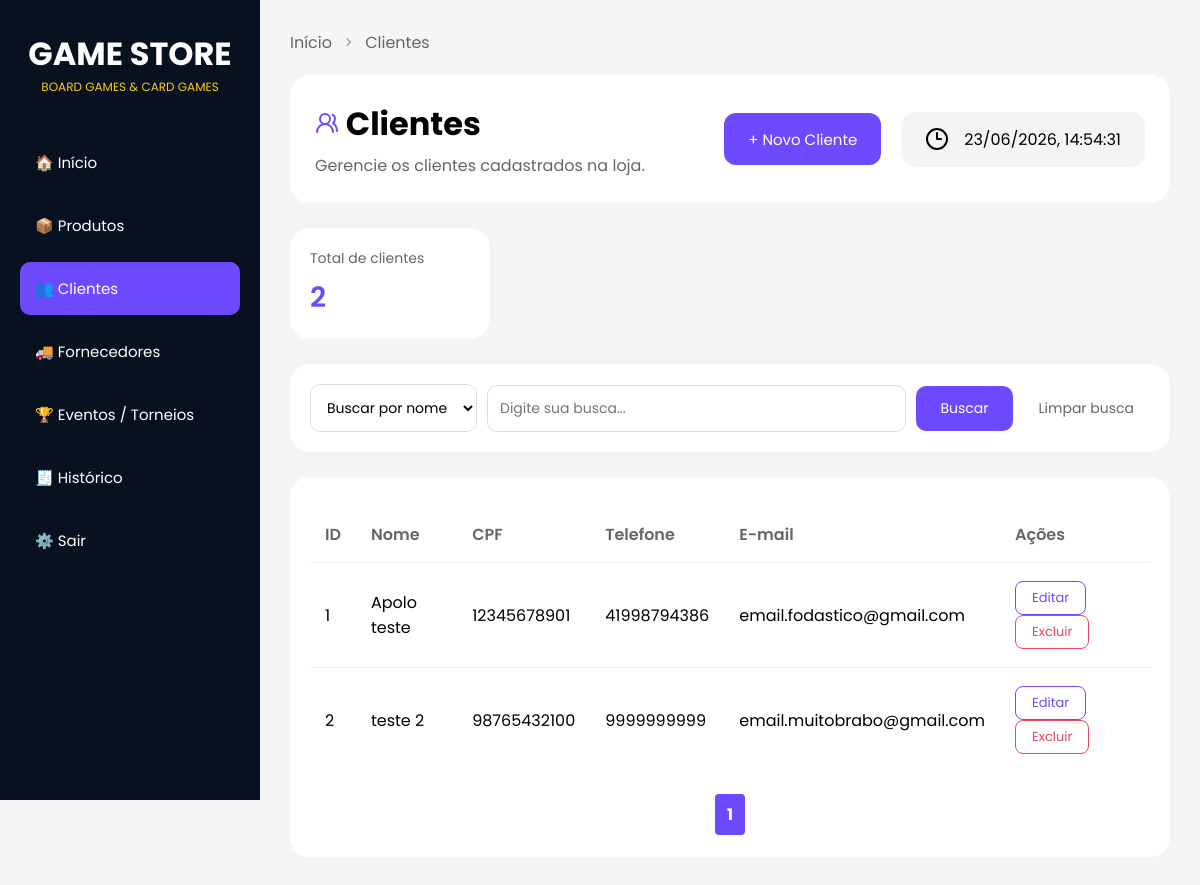
/clientes (signed in), run on an earlier commit of the app's database.
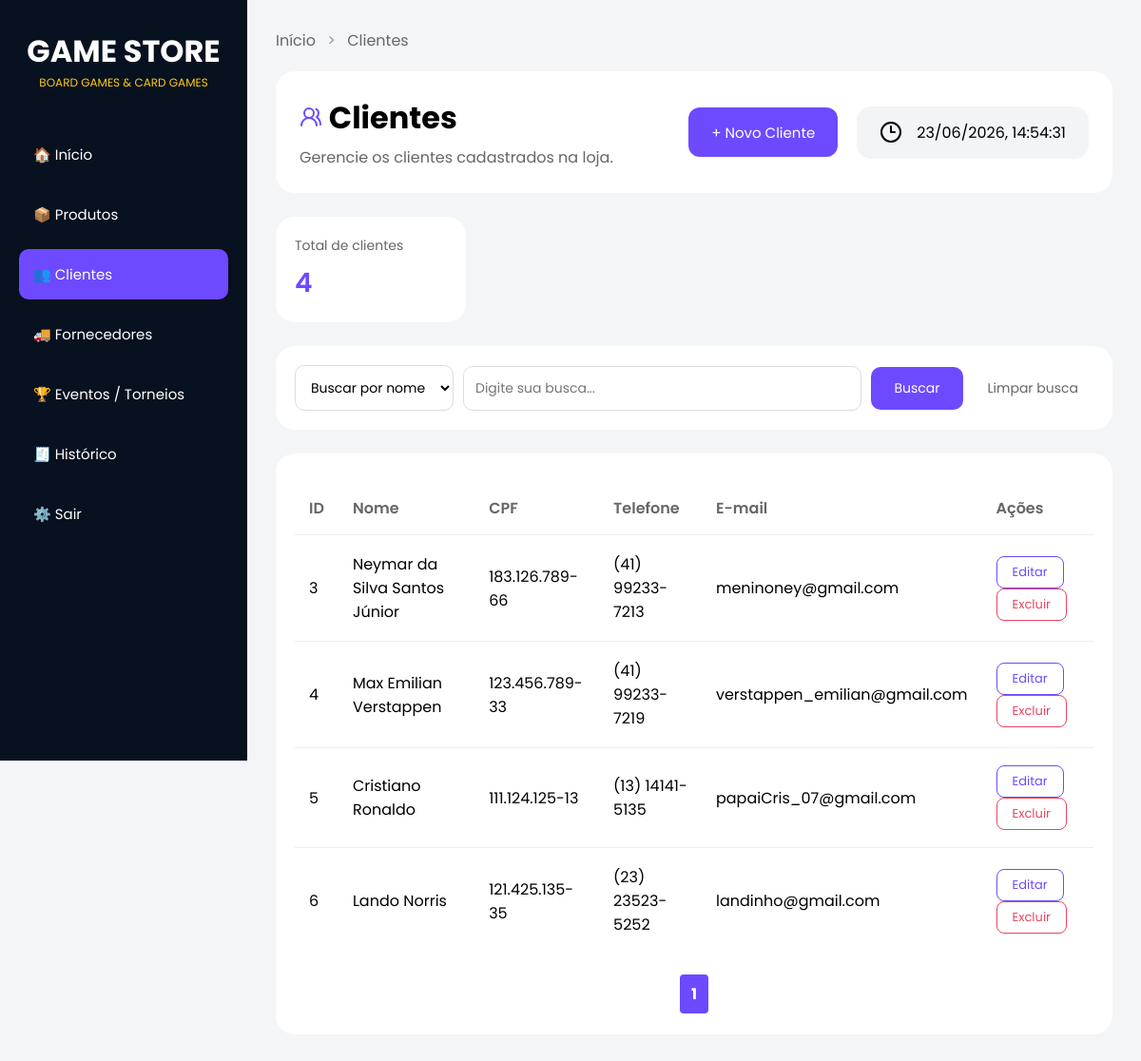
And on a later commit of the database.
### tables this page shows
CREATE TABLE clientes(
            id INTEGER NOT NULL PRIMARY KEY AUTOINCREMENT,
            nome TEXT NOT NULL, 
            cpf TEXT NOT NULL UNIQUE,
            telefone TEXT NOT NULL,
            email TEXT NOT NULL UNIQUE
        );

### routes.py (the view)
@app.route("/clientes")
@login_required
def clientes():
    criar_tabela_clientes()
    lista = listar_clientes()
    dados = paginar(lista, 5)
    return render_template(
        "clientes.html",
        clientes=dados["itens"],
        pagina=dados["pagina"],
        total_paginas=dados["total_paginas"],
        total_clientes=len(lista),
        modo="criar",
        em_busca=False
    )

### database.py (called while the page is built)
def conectar():
    return sqlite3.connect(CAMINHO_BANCO)

### modules/clientes.py (called while the page is built)
def criar_tabela_clientes():
    conexao = conectar()
    cursor = conexao.cursor()
    cursor.execute("""
        CREATE TABLE IF NOT EXISTS clientes(
            id INTEGER NOT NULL PRIMARY KEY AUTOINCREMENT,
            nome TEXT NOT NULL,
            cpf TEXT NOT NULL UNIQUE,
            telefone TEXT NOT NULL,
            email TEXT NOT NULL UNIQUE
        )""")
    conexao.commit() #salvar as alteracoes
    conexao.close()

def listar_clientes():
    conexao = conectar()
    cursor = conexao.cursor()
    cursor.execute("""SELECT * FROM clientes""")
    resultado = cursor.fetchall()
    conexao.close()
    return resultado

### modules/reutilizaveis.py (called while the page is built)
def paginar(lista, por_pagina=10):
    pagina = request.args.get("pagina", 1, type=int)
    inicio = (pagina - 1) * por_pagina
    fim = inicio + por_pagina
    total_paginas = math.ceil(len(lista) / por_pagina)
    return {
        "itens": lista[inicio:fim],
        "pagina": pagina,
        "total_paginas": total_paginas
    }

### templates/clientes.html (shortened to what this page needs)
<!DOCTYPE html>
<html lang="pt-BR">
<head>
  <link rel="stylesheet" href="{{ url_for('static', filename='clientes.css' ) }}" />
</head>
<body>
  <div class="sidebar">
    <div class="logo">
      <h1>GAME STORE</h1>
      <p>BOARD GAMES & CARD GAMES</p>
    </div>
    <div class="menu">
      <a href="/">🏠 Início</a>
      <a href="/produtos">📦 Produtos</a>
      <a href="/clientes" class="active">👥 Clientes</a>
      <a href="/fornecedores">🚚 Fornecedores</a>
      <a href="/eventos">🏆 Eventos / Torneios</a>
      <a href="/historico">🧾 Histórico</a>
  <a href="/logout">⚙️ Sair</a>
    </div>
  </div>
  <div class="main">
    <div class="breadcrumb">
      <a href="/">Início</a>
      <span>></span>
      <a href="/clientes">Clientes</a>
    </div>
    <div class="topo">
      <div class="titulo-subt">
        <h1> <i data-lucide="users-round" class="lucide-customer"></i> Clientes</h1>
        <p>Gerencie os clientes cadastrados na loja.</p>
      </div>
      <button class="btn-novo" onclick="mostrarFormulario()">+ Novo Cliente</button>
      <div class="data">
        <i data-lucide="clock-3"></i>
        <time id="data-hora" class="data-textos"></time>
      </div>
    </div>
    <div class="card-resumo">
      <div class="resumo-item">
        <span class="resumo-label">Total de clientes</span>
        <strong class="resumo-valor">{{ total_clientes }}</strong>
      </div>
    </div>
    <div class="card-busca">
      <form action="/clientes/buscar" method="POST">
        <select name="tipo_busca" id="tipo-busca">
          <option value="nome">Buscar por nome</option>
        </select>
        <input
          type="text"
          name="termo"
          id="campo-busca"
          placeholder="Digite sua busca..."
          required
        />
        <button type="submit" class="btn-buscar">Buscar</button>
        <a href="/clientes" class="btn-limpar">Limpar busca</a>
</form>
    </div>
    <div class="card-tabela">
      <table>
        <thead>
          <tr>
            <th>ID</th>
            <th>Nome</th>
            <th>CPF</th>
            <th>Telefone</th>
            <th>E-mail</th>
            <th>Ações</th>
          </tr>
        </thead>
        <tbody>
          {% for cliente in clientes %}
          <tr>
            <td>{{ cliente[0] }}</td>
            <td>{{ cliente[1] }}</td>
            <td>{{ cliente[2] }}</td>
            <td>{{ cliente[3] }}</td>
            <td>{{ cliente[4] }}</td>
            <td>
              <form action="/clientes/editar/{{ cliente[0] }}" method="GET" style="display:inline;">
                <button type="submit" class="btn-editar">Editar</button>
              </form>
              <form action="/clientes/excluir/{{ cliente[0] }}" method="POST" style="display:inline;">
                <button type="submit" class="btn-excluir">Excluir</button>
              </form>
            </td>
          </tr>
          {% endfor %}
        </tbody>
      </table>
      {% if not em_busca %}
      <div class="paginacao">
        {% for p in range(1, total_paginas + 1) %}
        <a href="?pagina={{ p }}" {% if p==pagina %}class="ativo" {% endif %}>
          {{ p }}
        </a>
        {% endfor %}
      </div>
      {% endif %}
    </div>
  </div>
</body>
</html>

What changed in the data, as far as the page shows it:
removed clientes: id "1", nome "Apolo teste", cpf "12345678901", telefone "41998794386", email "email.fodastico@gmail.com"
removed clientes: id "2", nome "teste 2", cpf "98765432100", telefone "9999999999", email "email.muitobrabo@gmail.com"
added clientes: id "3", nome "Neymar da Silva Santos Júnior", cpf "183.126.789-66", telefone "(41) 99233-7213", email "meninoney@gmail.com"
added clientes: id "4", nome "Max Emilian Verstappen", cpf "123.456.789-33", telefone "(41) 99233-7219", email "verstappen_emilian@gmail.com"
added clientes: id "5", nome "Cristiano Ronaldo", cpf "111.124.125-13", telefone "(13) 14141-5135", email "papaiCris_07@gmail.com"
added clientes: id "6", nome "Lando Norris", cpf "121.425.135-35", telefone "(23) 23523-5252", email "landinho@gmail.com"
Also different on the page:
{{ total_clientes }}: "2" → "4"
